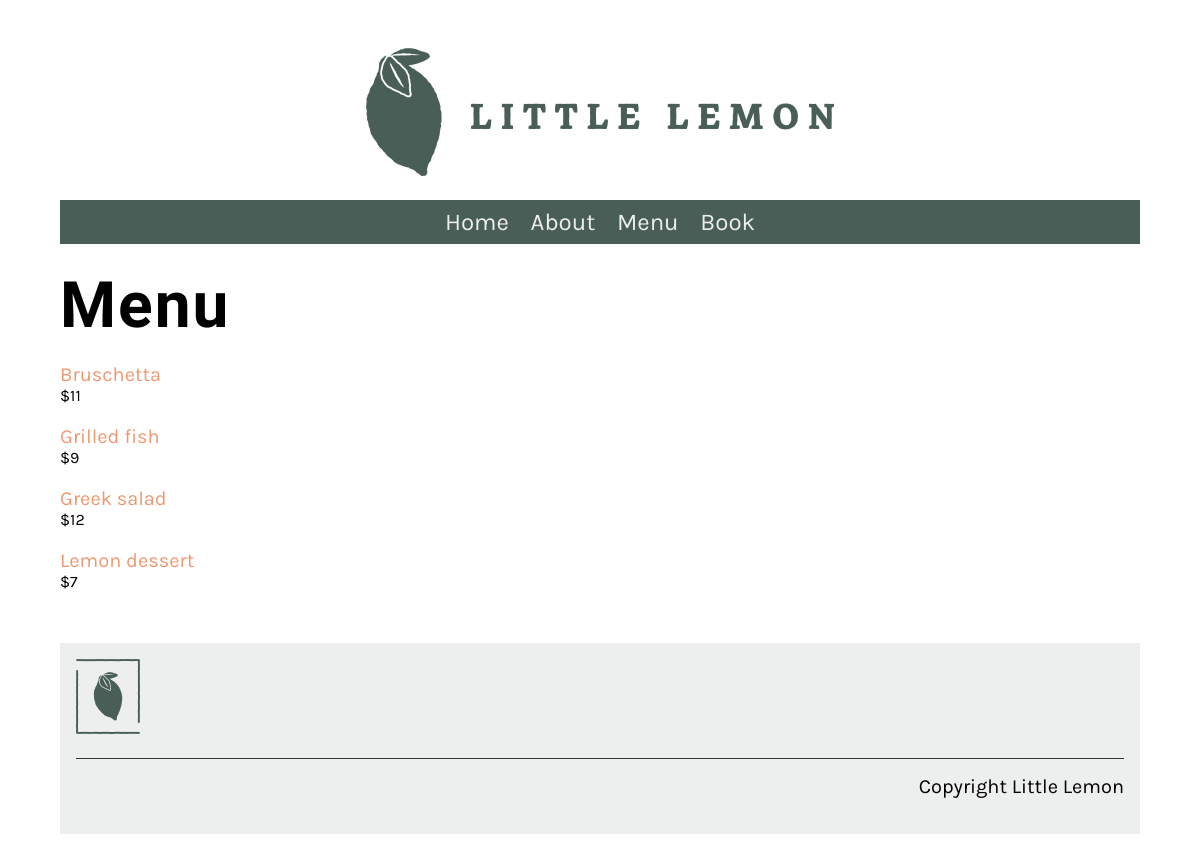
The app's page /menu/ with its own data.
### restaurant/models.py (models this page shows, shortened)
class Menu(models.Model):
   name = models.CharField(max_length=200);
   price = models.IntegerField();
   menu_item_description = models.TextField(max_length=1000, default=" ");

### restaurant/views.py (the view)
# urls.py: path('menu/', views.menu, name="menu"),
def menu(request):
    menu_data = Menu.objects.all()
    main_data = {"menu":menu_data}
    return render(request, "menu.html", main_data)

### restaurant/templates/menu.html
{% extends 'base.html' %}
{% load static %}
{% block content %}
<h1>Menu</h1>
<div class="column">
    {% for item in menu %}
    <p>
        <a href="{% url 'menu_item' pk=item.pk %}"> {{ item.name }} </a>
        <span class="menu-price">
            ${{ item.price }}
        </span>
    </p>
    {% endfor %}
</div>
{% endblock %}

### restaurant/static/css/style.css (style rules this page uses)
body { font-family: 'Karla', sans-serif; margin-top: 3rem; margin-bottom: 3rem; margin-left: 5%; margin-right: 5%; }
h1, h2, h3, h4, h5, h6 { font-family: 'Markazi Text', serif; letter-spacing: 2px;; }
h1 { font-size: 4rem; margin-top: 1.5rem; margin-bottom: 0; }
p, ul { font-size: 1.25rem;; }
a { color: #EE9972; text-decoration: none; }
.column { flex-basis: 50%; margin-bottom: 1rem; padding-bottom: 1rem; }
.menu-price { display: block; font-size: 1rem; }

### records on screen
Menu: name "Bruschetta", price "11"
Menu: name "Grilled fish", price "9"
Menu: name "Greek salad", price "12"
Menu: name "Lemon dessert", price "7"
